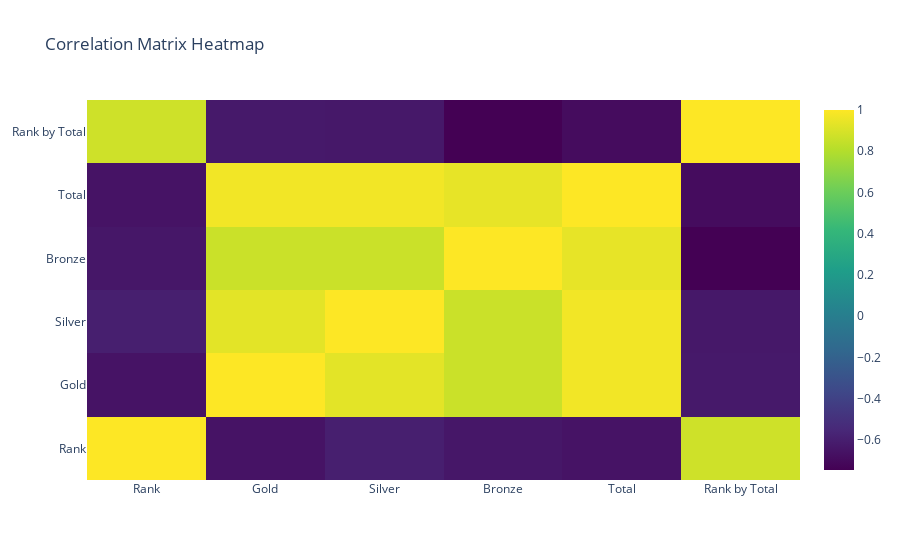

The cell this chart's notebook holds for it:
### Code cell
# Create a heatmap of the correlation matrix
fig = go.Figure(data=go.Heatmap(z=corr_mat.values, x=corr_mat.columns, y=corr_mat.columns, colorscale='Viridis'))

fig.update_layout(title='Correlation Matrix Heatmap')

# Show the plot
fig.show()

### Figure 1 — Plotly figure (JSON) as saved in the notebook; plotly's stock layout.template omitted (floating-point values rounded to 4 significant figures)
{"data": [{"colorscale": [[0, "#440154"], [0.1111, "#482878"], [0.2222, "#3e4989"], [0.3333, "#31688e"], [0.4444, "#26828e"], [0.5556, "#1f9e89"], [0.6667, "#35b779"], [0.7778, "#6ece58"], [0.8889, "#b5de2b"], [1, "#fde725"]], "type": "heatmap", "x": ["Rank", "Gold", "Silver", "Bronze", "Total", "Rank by Total"], "y": ["Rank", "Gold", "Silver", "Bronze", "Total", "Rank by Total"], "z": [[1, -0.6555, -0.5978, -0.6372, -0.6559, 0.8735], [-0.6555, 1, 0.929, 0.8624, 0.9708, -0.626], [-0.5978, 0.929, 1, 0.8626, 0.9694, -0.6328], [-0.6372, 0.8624, 0.8626, 1, 0.9419, -0.7456], [-0.6559, 0.9708, 0.9694, 0.9419, 1, -0.6924], [0.8735, -0.626, -0.6328, -0.7456, -0.6924, 1]]}], "layout": {"title": {"text": "Correlation Matrix Heatmap"}}}
